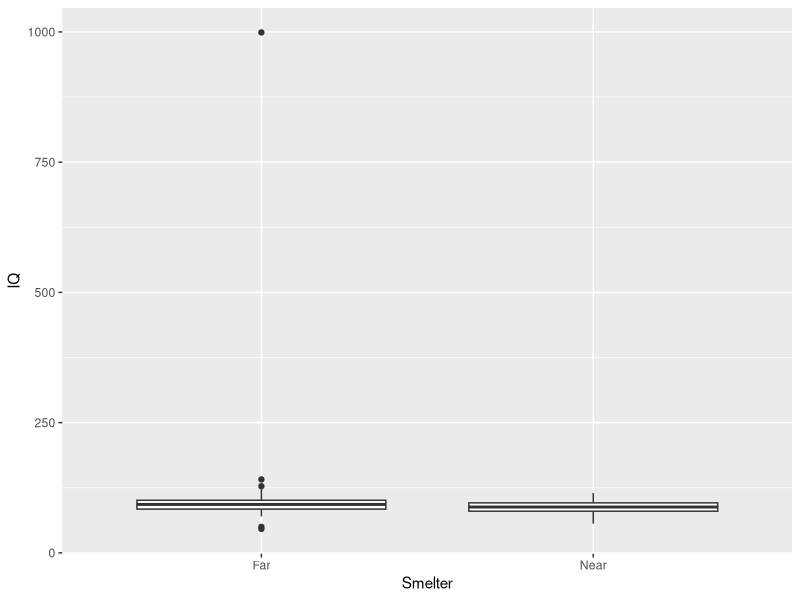

Reproduce this figure in R.
## ---- chunk 1
knitr::opts_chunk$set(echo = TRUE)
## ---- chunk 2
# load the library 
library(ggplot2)
library(dplyr)
library(kableExtra )

# import the data
lead_iq = read.csv("../DataRaw/lead-iq-01.csv")
## ---- chunk 3

# grouped boxplot
ggplot(lead_iq, aes(x=Smelter, y=IQ)) + 
    geom_boxplot()


## ---- chunk 4
lead_iq_sum <- lead_iq%>%
  group_by(Smelter) %>%
  summarize(mean_IQ = round(mean(IQ, na.rm = TRUE),2),
            sd = round(sd (IQ, na.rm = T),2),
            median = median(IQ, na.rm = T),
            IQR = IQR(IQ, na.rm = T))

kable(x = lead_iq_sum, 
      col.names = c("Distance from Smelter", "Mean IQ", "SD of IQ", "Median IQ", "IQR of IQ"),
      caption = "Summary statistics of IQ stratifed by Smelter") %>%
   kable_classic(full_width = FALSE, html_font = "Cambria", font_size=16)
